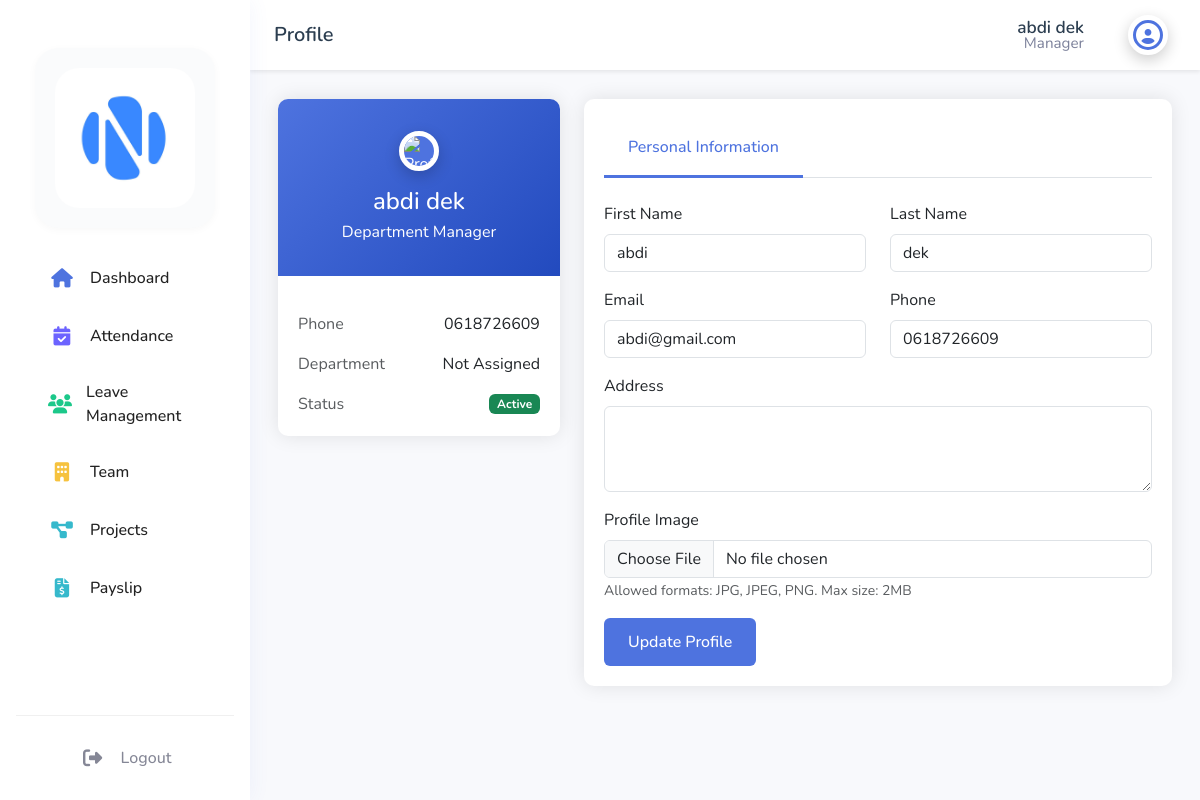
The page /dashboard/manager/profile.php (signed in) on the database its author committed.
### tables this page shows
CREATE TABLE `employees` (
  `emp_id` int(11) NOT NULL,
  `user_id` int(11) DEFAULT NULL,
  `first_name` varchar(50) NOT NULL,
  `last_name` varchar(50) NOT NULL,
  `dept_id` int(11) DEFAULT NULL,
  `position` varchar(100) DEFAULT NULL,
  `hire_date` date DEFAULT NULL,
  `basic_salary` decimal(10,2) DEFAULT '0.00',
  `salary` decimal(10,2) DEFAULT NULL,
  `phone` varchar(20) DEFAULT NULL,
  `address` text,
  `profile_image` varchar(255) DEFAULT NULL,
  `gender` enum('male','female') NOT NULL DEFAULT 'male'
);

CREATE TABLE `users` (
  `user_id` int(11) NOT NULL,
  `username` varchar(50) NOT NULL,
  `password` varchar(255) NOT NULL,
  `email` varchar(100) NOT NULL,
  `role` enum('admin','hr','manager','employee') NOT NULL,
  `status` enum('active','inactive','on_leave','deleted') DEFAULT 'active',
  `created_at` timestamp NOT NULL DEFAULT CURRENT_TIMESTAMP,
  `last_login` timestamp NULL DEFAULT NULL,
  `reset_token` varchar(64) DEFAULT NULL,
  `reset_token_expires` datetime DEFAULT NULL,
  `reset_code` varchar(6) DEFAULT NULL,
  `reset_code_expires` datetime DEFAULT NULL
);

### dashboard/manager/profile.php (the view, shortened to what this page needs)
<?php
require_once '../../config/database.php';
?>
<!DOCTYPE html>
<html lang="en">
<head>
    <link href="https://cdn.jsdelivr.net/npm/bootstrap@5.3.2/dist/css/bootstrap.min.css" rel="stylesheet">
    <link rel="stylesheet" href="https://cdnjs.cloudflare.com/ajax/libs/font-awesome/6.4.0/css/all.min.css">
    <link rel="stylesheet" href="../../assets/css/dashboard.css">
</head>
<body>
    <?php include 'includes/sidebar.php'; ?>
    <div class="main-content" id="main-content">
        <?php include 'includes/topbar.php'; ?>
        <div class="container-fluid py-4">
            <div class="row">
                <div class="col-md-4">
                    <div class="profile-card mb-4">
                        <div class="profile-header text-center">
                            <div class="profile-avatar mb-3">
                                <img src="<?php echo !empty($manager['profile_image']) ? '../../uploads/profile_photos/' . htmlspecialchars($manager['profile_image']) : '../../assets/images/default-profile.png'; ?>" onerror="this.src='../../assets/images/default-profile.png';" alt="Profile Image">
                            </div>
                            <h4 class="mb-1"><?php echo htmlspecialchars($manager['first_name'] . ' ' . $manager['last_name']); ?></h4>
                            <p class="mb-0">Department Manager</p>
                        </div>
                        <div class="card-body">
                            <div class="d-flex justify-content-between align-items-center mb-3">
                                <span class="text-muted">Phone</span>
                                <span><?php echo htmlspecialchars($manager['phone']); ?></span>
                            </div>
                            <div class="d-flex justify-content-between align-items-center mb-3">
                                <span class="text-muted">Department</span>
                                <span><?php echo htmlspecialchars($manager['dept_name'] ?? 'Not Assigned'); ?></span>
                            </div>
                            <div class="d-flex justify-content-between align-items-center">
                                <span class="text-muted">Status</span>
                                <span class="badge bg-success">Active</span>
                            </div>
                        </div>
                    </div>
                </div>
                <div class="col-md-8">
                    <div class="profile-card">
                        <div class="card-body">
                            <ul class="nav nav-tabs mb-4" role="tablist">
                                <li class="nav-item">
                                    <a class="nav-link active" data-bs-toggle="tab" href="#personal">Personal Information</a>
                                </li>
                            </ul>
                            <div class="tab-content">
                                <div class="tab-pane fade show active" id="personal">
                                    <form action="" method="POST" enctype="multipart/form-data">
                                        <div class="row mb-3">
                                            <div class="col-md-6">
                                                <label class="form-label">First Name</label>
                                                <input type="text" class="form-control" name="first_name" value="<?php echo htmlspecialchars($manager['first_name']); ?>" required>
                                            </div>
                                            <div class="col-md-6">
                                                <label class="form-label">Last Name</label>
                                                <input type="text" class="form-control" name="last_name" value="<?php echo htmlspecialchars($manager['last_name']); ?>" required>
                                            </div>
                                        </div>
                                        <div class="row mb-3">
                                            <div class="col-md-6">
                                                <label class="form-label">Email</label>
                                                <input type="email" class="form-control" name="email" value="<?php echo isset($manager['email']) ? htmlspecialchars($manager['email']) : ''; ?>" required>
                                            </div>
                                            <div class="col-md-6">
                                                <label class="form-label">Phone</label>
                                                <input type="tel" class="form-control" name="phone" value="<?php echo htmlspecialchars($manager['phone']); ?>">
                                            </div>
                                        </div>
                                        <div class="mb-3">
                                            <label class="form-label">Address</label>
                                            <textarea class="form-control" name="address" rows="3"><?php echo htmlspecialchars($manager['address'] ?? ''); ?></textarea>
                                        </div>
                                        <div class="mb-3">
                                            <label class="form-label">Profile Image</label>
                                            <input type="file" class="form-control" name="profile_image" accept="image/jpeg,image/png">
                                            <small class="text-muted">Allowed formats: JPG, JPEG, PNG. Max size: 2MB</small>
                                        </div>
                                        <button type="submit" class="btn btn-primary">Update Profile</button>
                                    </form>
                                </div>
                            </div>
                        </div>
                    </div>
                </div>
            </div>
        </div>
    </div>
</body>
</html>

### dashboard/manager/includes/topbar.php (shortened to what this page needs)
<?php
$stmt = $pdo->prepare("
    SELECT e.*, u.username, u.email, u.role, d.dept_name as department_name
    FROM employees e
    JOIN users u ON e.user_id = u.user_id
    LEFT JOIN departments d ON e.dept_id = d.dept_id
    WHERE e.user_id = ?
");
$stmt->execute([$_SESSION['user_id']]);
$manager = $stmt->fetch();
?>
<nav class="topbar">
    <div class="topbar-left">
        <div class="page-title">
            <?php
            $current_page = basename($_SERVER['PHP_SELF'], '.php');
            echo ucfirst($current_page);
            ?>
        </div>
    </div>
    <div class="topbar-right">
        <div class="manager-info" style="display: flex; flex-direction: column; align-items: flex-end; justify-content: center; margin-right: 1.25rem;">
            <span style="font-weight: 600; color: #2c3e50; line-height: 1; font-size: 1.08rem;">
                <?php echo htmlspecialchars($manager['first_name'] . ' ' . $manager['last_name']); ?>
            </span>
            <span style="font-size: 0.95rem; color: #7b809a; line-height: 1;">
                <?php echo htmlspecialchars(ucfirst($manager['role'])); ?>
            </span>
        </div>
        <div class="profile-dropdown">
            <button class="profile-btn" id="profileDropdownBtn" type="button">
                <div class="profile-avatar">
                    <?php if (!empty($manager['profile_image'])): ?>
                        <img src="../../uploads/profile_photos/<?php echo htmlspecialchars($manager['profile_image']); ?>" alt="Profile" style="width: 40px; height: 40px; object-fit: cover; border-radius: 50%;">
                    <?php else: ?>
                        <i class="fas fa-user-circle"></i>
                    <?php endif; ?>
                </div>
            </button>
        </div>
    </div>
</nav>

### assets/css/dashboard.css (style rules this page uses)
:root { --sidebar-width: 250px; --sidebar-collapsed-width: 70px; --topbar-height: 60px; --primary-color: #4e73df; --secondary-color: #858796; --success-color: #1cc88a; --info-color: #36b9cc; --warning-color: #f6c23e; --danger-color: #e74a3b; }
body { font-family: 'Nunito', sans-serif; background-color: #f8f9fc; }
.nav-link { color: rgba(255, 255, 255, 0.8); padding: 0.8rem 1rem; display: flex; align-items: center; gap: 0.5rem; text-decoration: none; transition: all 0.3s ease; }
.main-content { margin-left: 250px; padding: 1rem; padding-top: 75px; transition: all 0.3s ease; min-height: 100vh; }
.topbar { position: fixed; top: 0; right: 0; left: 250px; height: 60px; background: white; box-shadow: 0 2px 4px rgba(0,0,0,0.1); padding: 0 1rem; display: flex; align-items: center; transition: all 0.3s ease; z-index: 1030; }
.card-body { padding: 1.25rem; }
.nav-link.active { color: white; background-color: rgba(255, 255, 255, 0.1); }
.container-fluid { padding-top: 1rem; }

### dashboard/manager/profile.php (style rules this page uses)
.profile-card { background: #fff; border-radius: 10px; box-shadow: 0 0 20px rgba(0,0,0,0.1); transition: all 0.3s ease; }
.profile-header { background: linear-gradient(135deg, #4e73df 0%, #224abe 100%); color: white; padding: 2rem; border-radius: 10px 10px 0 0; }
.profile-avatar { width: 200px; height: 200px; border-radius: 50%; border: 5px solid white; background: #fff; display: flex; align-items: center; justify-content: center; margin: 0 auto; box-shadow: 0 5px 15px rgba(0,0,0,0.2); }
.profile-avatar img { width: 100%; height: 100%; border-radius: 50%; object-fit: cover; }
.nav-tabs .nav-link { color: #6c757d; border: none; padding: 1rem 1.5rem; font-weight: 500; transition: all 0.3s ease; }
.nav-tabs .nav-link.active { color: #4e73df; border-bottom: 3px solid #4e73df; background: none; }
.btn-primary { background: #4e73df; border: none; padding: 0.75rem 1.5rem; font-weight: 500; transition: all 0.3s ease; }

### dashboard/manager/includes/topbar.php (style rules this page uses)
.topbar { position: fixed; top: 0; right: 0; left: 250px; height: 70px; background: #fff; display: flex; align-items: center; justify-content: space-between; padding: 0 1.5rem; z-index: 1030; box-shadow: 0 2px 4px rgba(0, 0, 0, 0.08); transition: all 0.3s ease; }
.topbar-left { display: flex; align-items: center; gap: 1rem; }
.page-title { font-size: 1.25rem; font-weight: 600; color: #2c3e50; }
.topbar-right { display: flex; align-items: center; gap: 1rem; }
.profile-dropdown { position: relative; }
.profile-btn { display: flex; align-items: center; gap: 1rem; background: none; border: none; padding: 0.5rem; cursor: pointer; border-radius: 0.375rem; transition: background-color 0.3s ease; }
.profile-avatar { width: 40px; height: 40px; background: #4e73df; border-radius: 50%; display: flex; align-items: center; justify-content: center; color: #fff; overflow: hidden; }
.profile-avatar img { width: 100%; height: 100%; object-fit: cover; border-radius: 50%; }
.profile-avatar i { font-size: 1.5rem; }

### rows shown on the page
employees: first_name+last_name "abdi dek", user.role "Manager", phone "0618726609", first_name "abdi", last_name "dek", email "abdi@gmail.com"

### other values the page prints
$current_page "Profile"
$manager['dept_name'] "Not Assigned"
